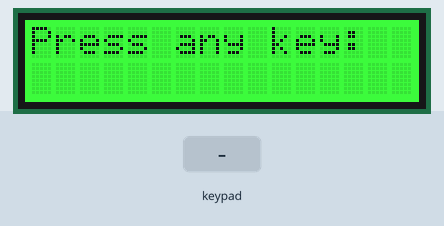
A sketch run on a simulated Arduino Uno, built with avr-gcc and run on an emulated ATmega328P. Parts: 16×2 character LCD. The test bench sets the inputs (shaded band). What the sketch prints to the serial monitor is not drawn.

Above: at 1.2 s.
1.3 s: keypad keys 2 3 4 5 # pressed 0.4 s apart
At 3.6 s:
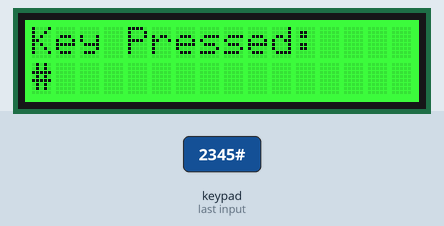
4.8 s: key 'A' pressed
At 6.0 s:
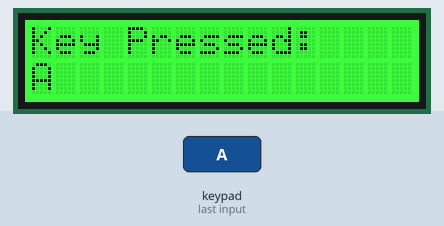
6.3 s: key 'B' pressed
At 7.4 s:
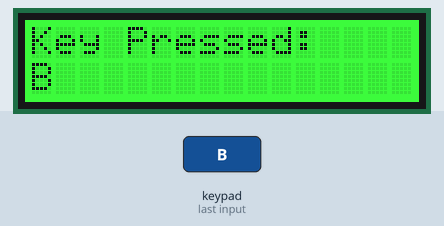
7.8 s: keypad keys 2 3 4 5 * pressed 0.4 s apart
At 9.7 s:
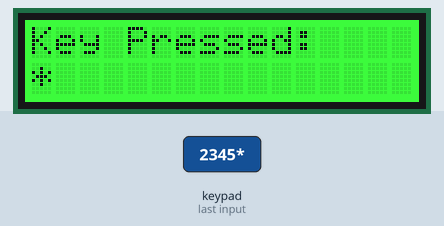
11.3 s: key 'C' pressed
At 12.5 s:
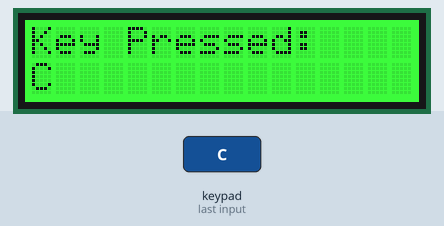
12.8 s: keypad keys 2 3 4 5 D pressed 0.4 s apart
At 13.02 s:
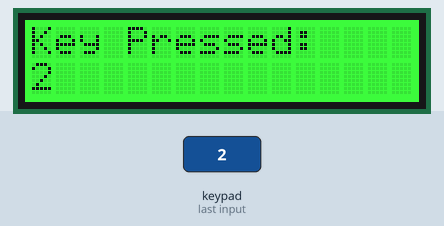
Timing chart, 0 to 15.8 s (numbered marks = the images above; inputs shaded):
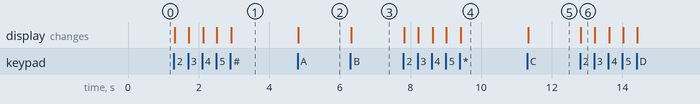

The sketch:

10_keypad_and_lcd.ino
```cpp
#include <Wire.h>
#include "Waveshare_LCD1602_RGB.h"
#include "Adafruit_Keypad.h"

// LCD setup (16x2 display)
Waveshare_LCD1602_RGB lcd(16, 2);

// Define keys and keypad layout
const byte ROWS = 4; // 4 rows
const byte COLS = 4; // 4 columns

char keys[ROWS][COLS] = {
  {'1','2','3','A'},
  {'4','5','6','B'},
  {'7','8','9','C'},
  {'*','0','#','D'}
};

byte rowPins[ROWS] = {2, 3, 4, 5};    // Connect to the row pinouts of the keypad
byte colPins[COLS] = {8, 9, 10, 11};  // Connect to the column pinouts of the keypad

// Create the Keypad
Adafruit_Keypad customKeypad = Adafruit_Keypad(makeKeymap(keys), rowPins, colPins, ROWS, COLS);

void setup() {
  Serial.begin(9600);
  customKeypad.begin();

  // Initialize LCD
  lcd.init();
  lcd.setRGB(0, 255, 0);  // Green backlight
  lcd.clear();
  lcd.setCursor(0, 0);
  lcd.send_string("Press any key:");
}

void loop() {
  customKeypad.tick();

  while (customKeypad.available()) {
    keypadEvent e = customKeypad.read();

    if (e.bit.EVENT == KEY_JUST_PRESSED) {
      char key = (char)e.bit.KEY;
      Serial.print(key); Serial.println(" pressed");

      lcd.clear();
      lcd.setCursor(0, 0);
      lcd.send_string("Key Pressed:");
      lcd.setCursor(0, 1);
      lcd.send_string(String(key).c_str());
    }
  }

  delay(10);
}
```

Measured:
- after the input at 1.3 s, the display: first changes at once (image 1 shows a later state)
- after the input at 4.8 s, the display: changes at once (image 2)
- after the input at 6.3 s, the display: changes at once (image 3)
- after the input at 7.8 s, the display: first changes at once (image 4 shows a later state)
- after the input at 11.3 s, the display: changes at once (image 5)
- after the input at 12.8 s, the display: changes at once (image 6)
